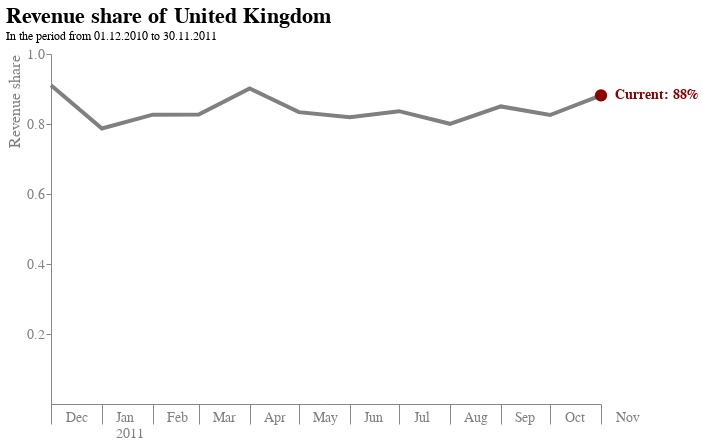

Notebook cell for this chart:
### Markdown cell above
# Chart Beschreibung
Neben der gesamten Umsatzverteilung soll auch der Verlauf dargestellt werden, um mögliche Rückgänge / Zuwächse darzustellen. Als Visualisierungsart wird dabei ein Liniendiagramm verwendet, um das Umsatz-Verhältnis von UK über die Monate darzustellen, da der Umsatzanteil so hoch ist wird nicht der Rest der Welt angezeigt (aufgrund der Skalierung des Graphs - der Abstand der Linien wäre zu groß und würde die leichte Übersicht stören). Auch hier wird anschließend Clutter eleminiert indem Hilfs und Gridlinien, sowie die Rahmen rechts und oben entfernt werden (Closure). Außerdem wird der Fokus gezielt mit (hue) Farbe und (shape) Form auf den letzten Stand des Umsatzanteils des Landes UK gelegt.

### Code cell
line_chart = alt.Chart(df_plot).mark_line().encode(
    x=alt.X("Date:T",
            axis=alt.Axis(title=None, 
                          labelAngle=0,
                          grid=False,
                          labelExpr="[timeFormat(datum.value, '%b'), timeFormat(datum.value,'%m')=='01' ? timeFormat(datum.value,'%Y'):'']",
                          labelOffset=14,
                          labelPadding=-14,
                          labelAlign="left",
                          tickSize={
                            "condition": {"test": {"field": "value", "timeUnit": "month", "equal": 1}, "value": 20},
                            "value": 20
                            },
                        
                          )),
    y=alt.Y("Revenue_Share:Q",
            scale=alt.Scale(domain=[0, 1]),
            axis=alt.Axis(title = "Revenue share",
                          grid=False,
                          labelAngle=0,
                          titleAnchor="end",
                          values=[0.2,0.4,0.6,0.8,1.0])),
    color=alt.value("grey"),
    strokeWidth=alt.value(4),
).properties(
    title={"text":["Revenue share of United Kingdom"], "subtitle":["In the period from 01.12.2010 to 30.11.2011"]},
    width=550,
    height=350
)

bubble = alt.Chart(df_plot_2).mark_circle(opacity=1, size=150).encode(
    alt.X("Date:T"),
    alt.Y("Revenue_Share:Q"),
    color=alt.value("darkred")
)

label = alt.Chart(df_plot_2).mark_text(align="left", dx=14, size=14, fontWeight="bold", color="darkred").encode(
    alt.X("Date:T", aggregate="max"),
    alt.Y("Revenue_Share:Q", aggregate={"argmax": "Date"}),
    text=alt.value("Current: 88%")
)

alt.layer(line_chart, bubble, label).configure_view(
    strokeWidth=0
).configure_title(
    fontSize=22,
    font="Arial",
    color="black",
    anchor="start"
).configure_axis(
    labelFont="Arial",
    titleFont="Arial",
    labelFontSize=14,
    titleFontSize=16,
    titleFontWeight="normal",
    labelColor="grey",
    titleColor="grey"
)

### Figure 1 — Vega-Lite specification as saved in the notebook (floating-point values rounded to 4 significant figures)
{"config": {"view": {"continuousWidth": 400, "continuousHeight": 300, "strokeWidth": 0}, "axis": {"labelColor": "grey", "labelFont": "Arial", "labelFontSize": 14, "titleColor": "grey", "titleFont": "Arial", "titleFontSize": 16, "titleFontWeight": "normal"}, "title": {"anchor": "start", "color": "black", "font": "Arial", "fontSize": 22}}, "layer": [{"data": {"name": "data-bbb12448249eaf7f8b0fb7c93cb452c6"}, "mark": "line", "encoding": {"color": {"value": "grey"}, "strokeWidth": {"value": 4}, "x": {"axis": {"grid": false, "labelAlign": "left", "labelAngle": 0, "labelExpr": "[timeFormat(datum.value, '%b'), timeFormat(datum.value,'%m')=='01' ? timeFormat(datum.value,'%Y'):'']", "labelOffset": 14, "labelPadding": -14, "tickSize": {"condition": {"test": {"field": "value", "timeUnit": "month", "equal": 1}, "value": 20}, "value": 20}, "title": null}, "field": "Date", "type": "temporal"}, "y": {"axis": {"grid": false, "labelAngle": 0, "title": "Revenue share", "titleAnchor": "end", "values": [0.2, 0.4, 0.6, 0.8, 1.0]}, "field": "Revenue_Share", "scale": {"domain": [0, 1]}, "type": "quantitative"}}, "height": 350, "title": {"text": ["Revenue share of United Kingdom"], "subtitle": ["In the period from 01.12.2010 to 30.11.2011"]}, "width": 550}, {"data": {"name": "data-0b3fb1a7a1e84abe100bb16a85e03d81"}, "mark": {"type": "circle", "opacity": 1, "size": 150}, "encoding": {"color": {"value": "darkred"}, "x": {"field": "Date", "type": "temporal"}, "y": {"field": "Revenue_Share", "type": "quantitative"}}}, {"data": {"name": "data-0b3fb1a7a1e84abe100bb16a85e03d81"}, "mark": {"type": "text", "align": "left", "color": "darkred", "dx": 14, "fontWeight": "bold", "size": 14}, "encoding": {"text": {"value": "Current: 88%"}, "x": {"aggregate": "max", "field": "Date", "type": "temporal"}, "y": {"aggregate": {"argmax": "Date"}, "field": "Revenue_Share", "type": "quantitative"}}}], "$schema": "https://vega.github.io/schema/vega-lite/v4.17.0.json", "datasets": {"data-bbb12448249eaf7f8b0fb7c93cb452c6": [{"index": 12, "Month": 1, "Year": 2011, "Revenue": 457100.0, "Revenue_Share": 0.7873, "Day": 1, "Date": "2011-01-01T00:00:00"}, {"index": 13, "Month": 2, "Year": 2011, "Revenue": 414000.0, "Revenue_Share": 0.8267, "Day": 1, "Date": "2011-02-01T00:00:00"}, {"index": 14, "Month": 3, "Year": 2011, "Revenue": 563300.0, "Revenue_Share": 0.8269, "Day": 1, "Date": "2011-03-01T00:00:00"}, {"index": 15, "Month": 4, "Year": 2011, "Revenue": 435700.0, "Revenue_Share": 0.9014, "Day": 1, "Date": "2011-04-01T00:00:00"}, {"index": 16, "Month": 5, "Year": 2011, "Revenue": 611000.0, "Revenue_Share": 0.8339, "Day": 1, "Date": "2011-05-01T00:00:00"}, {"index": 17, "Month": 6, "Year": 2011, "Revenue": 594500.0, "Revenue_Share": 0.8193, "Day": 1, "Date": "2011-06-01T00:00:00"}, {"index": 18, "Month": 7, "Year": 2011, "Revenue": 567700.0, "Revenue_Share": 0.8367, "Day": 1, "Date": "2011-07-01T00:00:00"}, {"index": 19, "Month": 8, "Year": 2011, "Revenue": 562900.0, "Revenue_Share": 0.8006, "Day": 1, "Date": "2011-08-01T00:00:00"}, {"index": 20, "Month": 9, "Year": 2011, "Revenue": 862500.0, "Revenue_Share": 0.8503, "Day": 1, "Date": "2011-09-01T00:00:00"}, {"index": 21, "Month": 10, "Year": 2011, "Revenue": 878000.0, "Revenue_Share": 0.8256, "Day": 1, "Date": "2011-10-01T00:00:00"}, {"index": 22, "Month": 11, "Year": 2011, "Revenue": 1265000.0, "Revenue_Share": 0.8819, "Day": 1, "Date": "2011-11-01T00:00:00"}, {"index": 23, "Month": 12, "Year": 2010, "Revenue": 693200.0, "Revenue_Share": 0.9109, "Day": 1, "Date": "2010-12-01T00:00:00"}], "data-0b3fb1a7a1e84abe100bb16a85e03d81": [{"index": 22, "Month": 11, "Year": 2011, "Revenue": 1265000.0, "Revenue_Share": 0.8819, "Day": 1, "Date": "2011-11-01T00:00:00"}]}}
